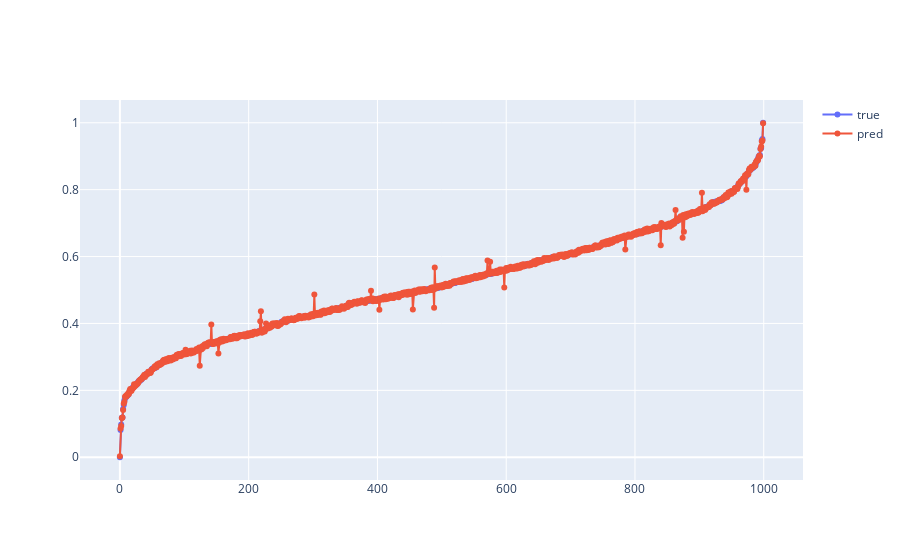

Notebook cell for this chart:
### Code cell
### 证明归一化没问题
X = list(cf.apply(lambda row: list(row)[:-1]+[1], axis=1))  # m x d+1
pred = np.dot(X, processed_darr + [processed_b])
print(mse(cf.y, pred), rmse(cf.y, pred), mae(cf.y, pred))
edf = pd.DataFrame({'target': cf.y, 'pred': pred})
edf.sort_values(by='target', inplace=True)
draw_lines([i for i in range(len(edf))], [edf.target, edf.pred], ['true', 'pred'])
list(cf.y)[:5], pred[:5]

### Figure 1 — Plotly figure (JSON) as saved in the notebook; plotly's stock layout.template omitted (floating-point values rounded to 4 significant figures; data arrays with more than 128 entries replaced by an {"elided": "..."} marker saying what was removed)
{"data": [{"mode": "lines+markers", "name": "true", "type": "scatter", "x": {"elided": "1000 int values"}, "y": {"elided": "1000 float values"}}, {"mode": "lines+markers", "name": "pred", "type": "scatter", "x": {"elided": "1000 int values"}, "y": {"elided": "1000 float values"}}], "layout": {}}
